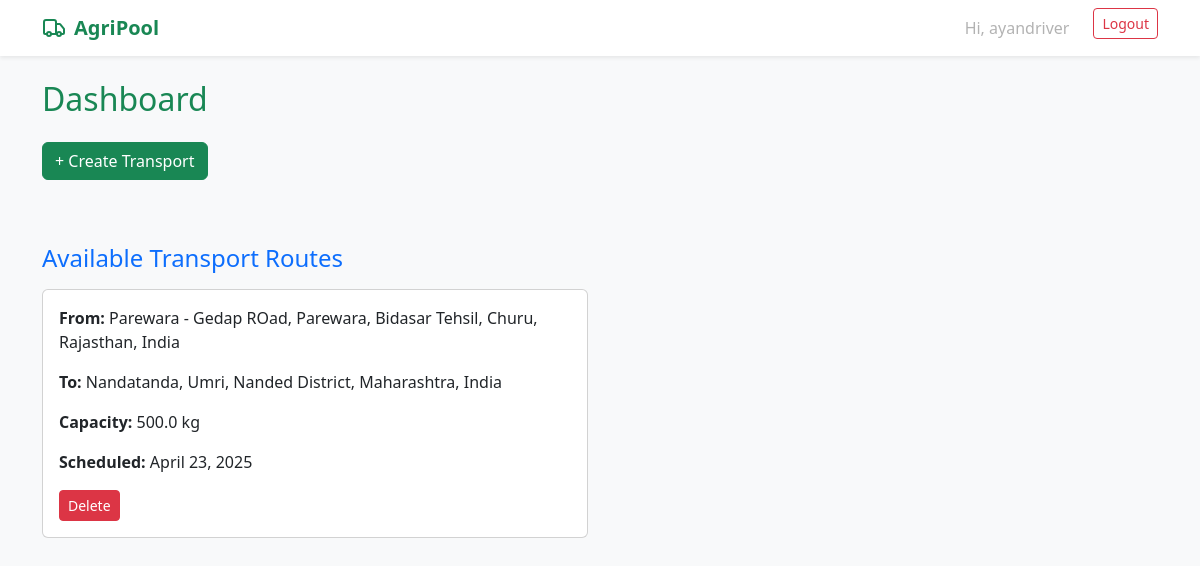
The page /dashboard/ (signed in) on the database as committed earlier.
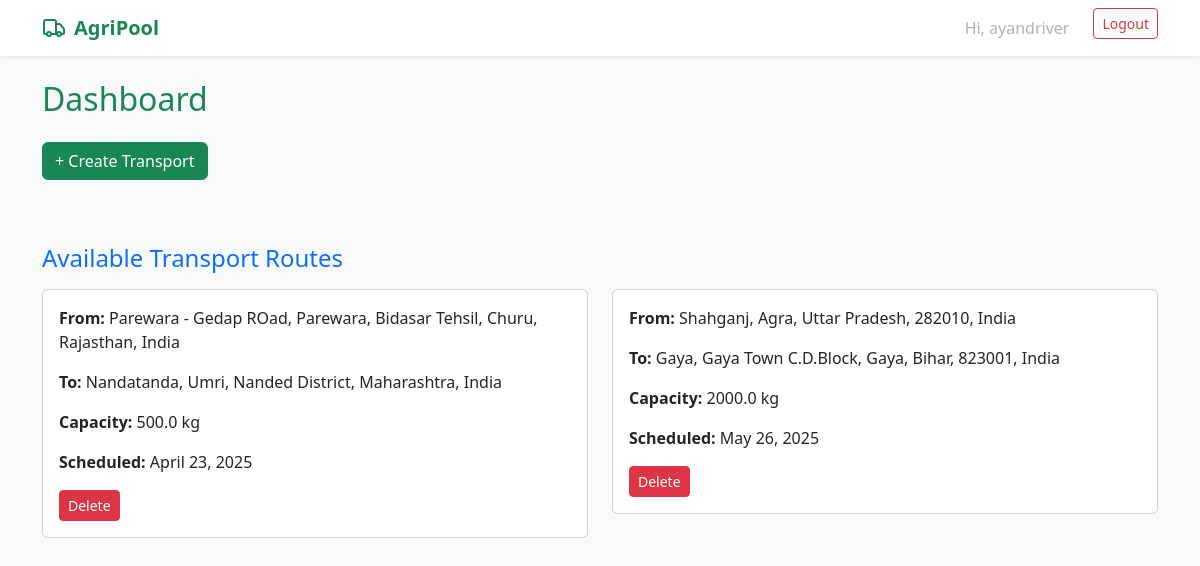
The same page on the database as committed later.
### core/models.py (models this page shows, shortened)
class Transport(models.Model):
    driver = models.ForeignKey(User, on_delete=models.CASCADE)
    route_start_lat = models.FloatField()
    route_start_lng = models.FloatField()
    route_end_lat = models.FloatField()
    route_end_lng = models.FloatField()
    capacity_total = models.FloatField()
    capacity_used = models.FloatField(default=0)
    scheduled_date = models.DateField()
    created_at = models.DateTimeField(auto_now_add=True)
    route_start_address = models.CharField(
        max_length=255, blank=True, null=True)
    route_end_address = models.CharField(max_length=255, blank=True, null=True)

### core/views.py (the view)
# urls.py: path('dashboard/', views.dashboard, name='dashboard'),
@login_required
def dashboard(request):
    profile = request.user.userprofile
    produce = Produce.objects.filter(
        owner=request.user) if profile.role == 'farmer' else None
    transport = Transport.objects.all()
    return render(request, 'core/dashboard.html', {
        'profile': profile,
        'produce': produce,
        'transport': transport
    })

### core/templates/core/dashboard.html (shortened to what this page needs)
{% extends "base.html" %} {% block content %}
<h2 class="text-success mb-4">Dashboard</h2>
 {% if profile.role == 'driver' %}
<a href="{% url 'create_transport' %}" class="btn btn-success mb-3"
  >+ Create Transport</a
>
{% endif %}
<h4 class="mt-5 mb-3 text-primary">Available Transport Routes</h4>
<div class="row">
  {% for t in transport %}
  <div class="col-md-6">
    <div class="card mb-3">
      <div class="card-body">
        <p><strong>From:</strong> {{ t.route_start_address }}</p>
        <p><strong>To:</strong> {{ t.route_end_address }}</p>
        <p><strong>Capacity:</strong> {{ t.capacity_total }} kg</p>
        <p><strong>Scheduled:</strong> {{ t.scheduled_date }}</p>
        {% if profile.role == 'driver' %}
        <form
          method="post"
          action="{% url 'delete_transport' t.id %}"
          class="mt-2"
        >
          <button type="submit" class="btn btn-danger btn-sm">Delete</button>
        </form>
        {% endif %}
      </div>
    </div>
  </div>
  {% endfor %}
</div>
{% endblock %}

### core/templates/base.html (shortened to what this page needs)
<!DOCTYPE html>
<html lang="en">
  <head>
    <link
      href="https://cdn.jsdelivr.net/npm/bootstrap@5.3.0/dist/css/bootstrap.min.css"
      rel="stylesheet"
    />
  </head>
  <body class="bg-light">
    <nav class="navbar navbar-expand-lg navbar-light bg-white shadow-sm">
      <div class="container">
        <a
          class="navbar-brand text-success fw-bold d-flex align-items-center"
          href="/"
        >
          <i data-lucide="truck" class="me-2"></i> AgriPool
        </a>
        <div
          class="collapse navbar-collapse justify-content-end"
          id="navbarNav"
        >
          <ul class="navbar-nav">
            {% if user.is_authenticated %}
            <li class="nav-item me-3">
              <span class="nav-link disabled">Hi, {{ user.username }}</span>
            </li>
            <li class="nav-item">
              <form method="POST" action="{% url 'logout' %}">
                <button type="submit" class="btn btn-outline-danger btn-sm">
                  Logout
                </button>
              </form>
            </li>
            {% endif %}
          </ul>
        </div>
      </div>
    </nav>
    <div class="container py-4">{% block content %}{% endblock %}</div>
  </body>
</html>

Rows that differ between the two databases and show on the page:
added Transport: route_start_address "Shahganj, Agra, Uttar Pradesh, 282010, India", route_end_address "Gaya, Gaya Town C.D.Block, Gaya, Bihar, 823001, India", capacity_total "2000.0", scheduled_date "May 26, 2025"
